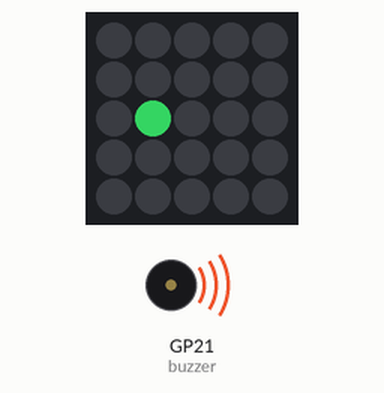
This program was run on a simulated Raspberry Pi Pico running MicroPython. Shown: 5×5 RGB LED matrix, buzzer (waves = sounding). Dim RGB values are drawn brighter than linear; random numbers come from a fixed seed; the 25 LEDs are laid out as on the BitDogLab board (LED 0 bottom right, every second row reversed). At 1.0 s the program stops and its outputs stay as they are.

Above: at 0.05 s.
At 0.48 s:
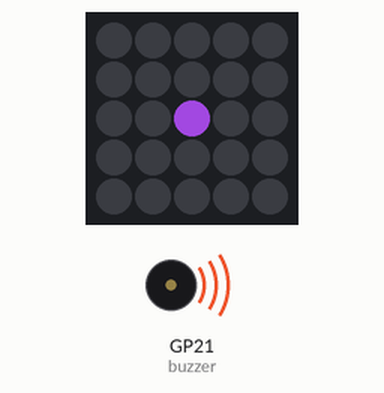
At 0.93 s:
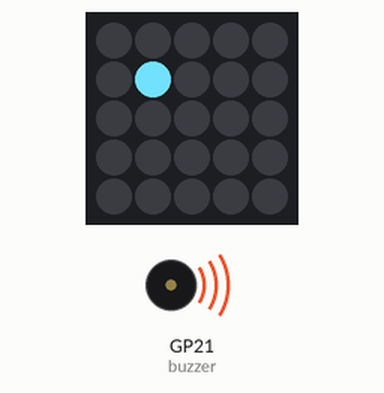
Timing chart, 0 to 2.5 s (numbered marks = the images above):
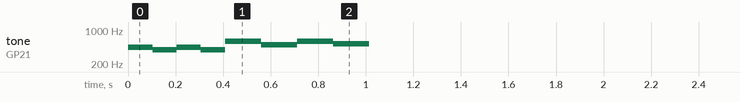

Measured:
- by itself, tone on GP21 (buzzer): plays 440 Hz for 0.10 s, 392 Hz for 0.10 s, 440 Hz for 0.10 s, 392 Hz for 0.10 s, 587 Hz for 0.15 s, 493 Hz for 0.15 s … (8 notes in this stretch)

The program:

acende_a_matriz_com_cores_difgerentes_e_toca_som.py
```python
import time
from machine import Pin, PWM
import neopixel
import random

# Configuração do buzzer e NeoPixel
buzzer = PWM(Pin(21))
NUM_LEDS = 25
np = neopixel.NeoPixel(Pin(7), NUM_LEDS)

def random_color():
    """Gera uma cor aleatória."""
    return (random.randint(0, 255), random.randint(0, 255), random.randint(0, 255))

def l3_37_sound_and_lights():
    specific_leds = [7, 13, 12, 11, 16, 18]

    # Sequência inicial metódica
    for freq in [440, 392, 440, 392]:  # Notas: A, G
        # Acende um LED específico aleatório com cor aleatória
        random_led = random.choice(specific_leds)
        np[random_led] = random_color()
        np.write()

        buzzer.freq(freq)
        buzzer.duty_u16(5000)
        time.sleep(0.1)

        np[random_led] = (0, 0, 0)  # Apaga o LED
        np.write()

    # Toque rebelde e imprevisível
    for freq in [587, 493, 587, 523]:  # Notas: D, B, D, C
        # Acende um LED específico aleatório com cor aleatória
        random_led = random.choice(specific_leds)
        np[random_led] = random_color()
        np.write()

        buzzer.freq(freq)
        buzzer.duty_u16(5000)
        time.sleep(0.15)

        np[random_led] = (0, 0, 0)  # Apaga o LED
        np.write()

    buzzer.duty_u16(0)  # Desliga o buzzer ao final

# Testando a função
l3_37_sound_and_lights()
```
